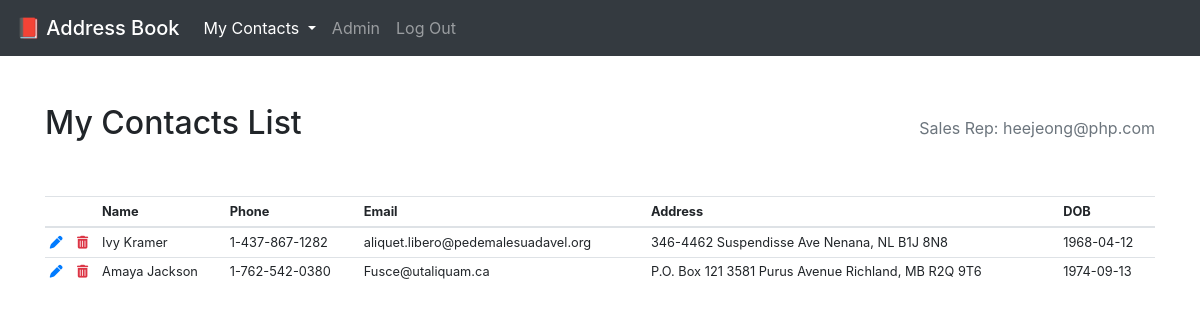
Page /page_browse.php (signed in) on the committed database.
### tables this page shows
CREATE TABLE IF NOT EXISTS `contacts` (
  `id` int(10) NOT NULL AUTO_INCREMENT,
  `firstname` varchar(25) NOT NULL,
  `lastname` varchar(25) NOT NULL,
  `phone` varchar(14) NOT NULL,
  `email` varchar(50) NOT NULL,
  `address_street` varchar(255) NOT NULL,
  `address_city` varchar(50) NOT NULL,
  `address_province` varchar(2) NOT NULL,
  `address_postalcode` varchar(7) NOT NULL,
  `birthday` date NOT NULL,
  `salesrep_id` int(10) NOT NULL,
  PRIMARY KEY (`id`),
  KEY `salesrep` (`salesrep_id`)
);

### dbConnect.php (called while the page is built, shortened)
<?php
function db_connect() {
    static $connection;
    if(!isset($connection)) {
        $config = parse_ini_file('./config.ini');
        if (trim(empty($config['dbname'])) || !isset($config['dbname'])) $connection = mysqli_connect($config['servername'], $config['username'], $config['password']);
        else $connection = mysqli_connect($config['servername'], $config['username'], $config['password'], $config['dbname']);
    }
    return $connection;
}

### contactManager.php (called while the page is built, shortened)
<?php
require 'contact.php';
require 'dbConnect.php';
class ContactManager {
    private $table_name = "contacts";
    private $connection;
    public function __construct() {
        $this->connection = db_connect() or die(mysqli_error($this->connection));
    }
    public function getSalesRepId() {
        $sql = "SELECT * FROM login WHERE username = ?";
        if ($stmt = mysqli_prepare($this->connection, $sql)) {
            mysqli_stmt_bind_param($stmt, 's', $_SESSION["email"]);
            if (mysqli_stmt_execute($stmt)) {
                $result = mysqli_stmt_get_result($stmt);
            }
        }
        $row = mysqli_fetch_array($result);
        return $row['id'];
    }
    public function browseContacts() {
        $contacts = array();
        $salesrepId = $this->getSalesRepId();
        $sql = "SELECT * FROM $this->table_name WHERE salesrep_id = $salesrepId";
        if ($stmt = mysqli_prepare($this->connection, $sql)) {
            if (mysqli_stmt_execute($stmt)) {
                $result = mysqli_stmt_get_result($stmt);
            }
        }
        while ($row = mysqli_fetch_array($result)) {
            $contact = new Contact($row['id'], stripslashes($row['firstname']), stripslashes($row['lastname']),
                                    stripslashes($row['phone']), stripslashes($row['email']),
                                    stripslashes($row['address_street']), stripslashes($row['address_city']), stripslashes($row['address_province']),
                                    stripslashes($row['address_postalcode']), stripslashes($row['birthday']), stripslashes($row['salesrep_id']));
            array_push($contacts, $contact);
        }
        return $contacts;
    }
}

### contact.php (called while the page is built, shortened)
<?php
class Contact {
    public function getVars() {
        return get_object_vars($this);
    }
}

### page_browse.php (the view, shortened to what this page needs)
<!DOCTYPE html>
<html lang="en">
<head>
    <link rel="stylesheet" type="text/css" href="./style.css">
    <link rel="stylesheet" href="https://maxcdn.bootstrapcdn.com/bootstrap/4.4.1/css/bootstrap.min.css">
</head>
<body>
    <nav class="navbar navbar-expand-lg navbar-dark bg-dark">
        <a class="navbar-brand mb-0 h1" href=".">
            📕 Address Book
        </a>
        <div class="collapse navbar-collapse" id="navbarNavDropdown">
            <ul class="navbar-nav">
                <li class="nav-item dropdown active">
                    <a class="nav-link dropdown-toggle" href="#" id="navbarDropdownMenuLink" data-toggle="dropdown" aria-haspopup="true" aria-expanded="false">
                    My Contacts <span class="sr-only">(current)</span>
                    </a>
                </li>
                <li class="nav-item">
                    <a class="nav-link" href="./page_file.php">Admin</a>
                </li>
                <li class="nav-item">
                    <a class="nav-link" href="./handler_logout.php">Log Out</a>
                </li>
            </ul>
        </div>
    </nav>
    <div class="container pt-5">
        <div class="row">
            <div class="col d-flex flex-column flex-md-row justify-content-between align-items-baseline">
                <h2>My Contacts List</h2>
                <p class="text-muted">Sales Rep: <?php echo htmlspecialchars($_SESSION["username"]); ?></p>
            </div>
        </div>
        <div class="row py-4">
            <div class="col">
                <div class="table-responsive">
                    <table class="table table-hover table-sm small">
                        <thead>
                            <tr>
                                <th></th>
                                <th></th>
                                <th>Name</th>
                                <th>Phone</th>
                                <th>Email</th>
                                <th>Address</th>
                                <th>DOB</th>
                            </tr>
                        </thead>
                        <tbody>
                            <?php
                                require 'contactManager.php';
                                $manager = new ContactManager();
                                $contacts = $manager->browseContacts();
                                $list = "";
                                if (count($contacts) > 0) {
                                    foreach ($contacts as $c) {
                                        $cVars = $c->getVars();
                                        if ($cVars['salesrep_id'] == $manager->getSalesRepId()) {
                                            $list .= "<tr><td><a href=\"./page_edit.php?id=".$cVars['id']."\"><i class=\"fas fa-pen\"></i></a></td>";
                                            $list .= "<td><a class=\"text-danger\" href=\"./page_delete.php?id=".$cVars['id']."\"><i class=\"fas fa-trash-alt\"></i></a></td>";
                                            $list .= "<td>".$cVars['firstname']." ".$cVars['lastname']."</td>";
                                            $list .= "<td>".$cVars['phone']."</td>";
                                            $list .= "<td style=\"word-break:break-all;\">".$cVars['email']."</td>";
                                            $list .= "<td>".$cVars['ad_street']." ".$cVars['ad_city'].", ".$cVars['ad_province']." ".$cVars['ad_postalcode']."</td>";
                                            $list .= "<td>".$cVars['birthday']."</td></tr>";
                                        }
                                    }
                                    echo $list;
                                } else {
                                    echo "<tr><td colspan=7 class=\"text-center\">No Data</td></tr>";
                                }
                            ?>
                        </tbody>
                    </table>
                </div>
            </div>
        </div>
    </div>
</body>
</html>

### rows in the picture
contacts: firstname "Ivy", lastname "Kramer", phone "1-437-867-1282", email "aliquet.libero@pedemalesuadavel.org", address_street "346-4462 Suspendisse Ave", address_city "Nenana", address_province "NL", address_postalcode "B1J 8N8", birthday "1968-04-12"
contacts: firstname "Amaya", lastname "Jackson", phone "1-762-542-0380", email "Fusce@utaliquam.ca", address_street "P.O. Box 121 3581 Purus Avenue", address_city "Richland", address_province "MB", address_postalcode "R2Q 9T6", birthday "1974-09-13"

### other values in the picture
$_SESSION["username"] "heejeong@php.com"
